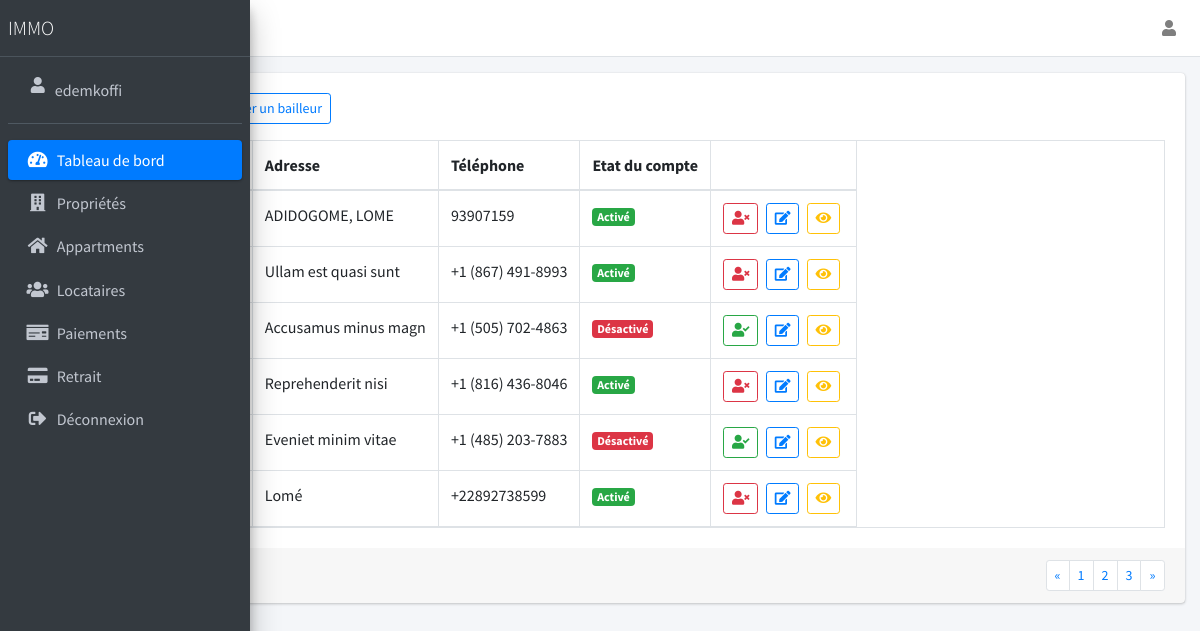
/landlords/list (signed in), run on the app's committed database.
### manager/models.py (models this page shows)
class ImmoUser(models.Model):
    user = models.OneToOneField(User, on_delete=models.CASCADE)
    phone_number = models.CharField(max_length=200)
    address = models.CharField(max_length=200)
    date_create = models.DateTimeField(auto_now_add=True, null=True)
    id_file_path = models.FileField(upload_to="document")
    role = models.ForeignKey(
        ImmoRole, on_delete=models.SET_NULL, null=True, blank=True)
    def __str__(self):
        return self.user.first_name +  ' ' + self.user.last_name

### manager/views.py (the view)
# urls.py: path('landlords/list', views.getLandlords, name="landlordList"),
@login_required(login_url='/login')
def getLandlords(request):
    immo_role = ImmoRole.objects.get(slug='landlord')
    landlords = ImmoUser.objects.select_related('user').filter(role=immo_role)
    context = {
        'landlords' : landlords
    }
    return render(request, 'components/landlord/list.html', context)

### manager/templates/components/landlord/list.html (shortened to what this page needs)
{% extends 'app.html' %}
{% load static %}
{% block content %}
<section class="content">
    <div class="container-fluid">
        <div class="row">
            <div class="col-md-12 mt-3">
                <div class="card">
                    <div class="card-body overflow-auto">
                        <a onclick="history.back()" class="btn btn-outline-danger btn-sm mb-3">
                        </a>
                        <a href="{% url 'landlordCreate' %}" class="btn btn-outline-primary btn-sm mb-3">
                            Ajouter un bailleur
                        </a>
                        <table class="table table-bordered table-responsive">
                            <thead>
                                <tr>
                                    <th>Nom et Prénoms</th>
                                    <th>Adresse</th>
                                    <th>Téléphone</th>
                                    <th>Etat du compte</th>
                                    <th></th>
                                </tr>
                            </thead>
                            <tbody>
                                {% for landlord in landlords %}
                                <tr>
                                    <td>{{ landlord }}</td>
                                    <td>{{ landlord.address }}</td>
                                    <td>{{ landlord.phone_number }}</td>
                                    <td>
                                        {% if landlord.user.is_active %}
                                            <span class="badge bg-success">Activé</span>
                                        {% else %}
                                            <span class="badge bg-danger">Désactivé</span>
                                        {% endif %}
                                    </td>
                                    <td>
                                        {% if landlord.user.is_active %}
                                            <a href="{% url 'landlordActivate' pk=landlord.user.id is_active='False' %}" class="btn btn-outline-danger btn-sm mr-1">
                                                <i class="fas fa-user-times"></i>
                                            </a>
                                        {% else %}
                                            <a href="{% url 'landlordActivate' pk=landlord.user.id is_active='True' %}" class="btn btn-outline-success btn-sm mr-1">
                                                <i class="fas fa-user-check"></i>
                                            </a>
                                        {% endif %}
                                        <a href="{% url 'landlordEdit' pk=landlord.id %}" class="btn btn-outline-primary btn-sm mr-1">
                                            <i class="fas fa-edit"></i>
                                        </a>
                                        <a href="{% url 'landlordDetail' pk=landlord.id %}" class="btn btn-outline-warning btn-sm mr-1">
                                            <i class="fas fa-eye"></i>
                                        </a>
                                    </td>
                                </tr>
                                {% endfor %}
                            </tbody>
                        </table>
                    </div>
                    <div class="card-footer clearfix">
                        <ul class="pagination pagination-sm m-0 float-right">
                            <li class="page-item"><a class="page-link" href="#">&laquo;</a></li>
                            <li class="page-item"><a class="page-link" href="#">1</a></li>
                            <li class="page-item"><a class="page-link" href="#">2</a></li>
                            <li class="page-item"><a class="page-link" href="#">3</a></li>
                            <li class="page-item"><a class="page-link" href="#">&raquo;</a></li>
                        </ul>
                    </div>
                </div>
            </div>
        </div>
    </div>
</section>
{% endblock %}

### manager/templates/partials/aside.html (shortened to what this page needs)
{% load static %}
<aside class="main-sidebar sidebar-dark-primary elevation-4">
    <a href="{% url 'home' %}" class="brand-link">
        <span class="brand-text font-weight-light">IMMO</span>
    </a>
    <div class="sidebar">
        <div class="user-panel mt-3 pb-3 mb-3 d-flex">
            <div class="image">
                <i class="fas fa-user" style="color:#c2c7d0 !important; margin-left:10px !important;"></i>
            </div>
            <div class="info">
              <a href="#" class="d-block" style="color:#c2c7d0 !important; text-align:center;">{{user.username}}</a>
            </div>
        </div>
        <nav class="mt-2">
            <ul class="nav nav-pills nav-sidebar flex-column" data-widget="treeview" role="menu" data-accordion="false">
                <li class="nav-item menu-open">
                    <a href="{% url 'home' %}" class="nav-link active">
                        <i class="nav-icon fas fa-tachometer-alt"></i>
                        <p>
                            Tableau de bord
                        </p>
                    </a>
                </li>
                {% if request.user.immouser.role.id != 2 or  user.is_staff %}
                    <li class="nav-item">
                        <a href="{% url 'buildingList' %}" class="nav-link">
                        <i class="nav-icon fas fa-building"></i>
                        <p>
                            Propriétés
                        </p>
                        </a>
                    </li>
                    <li class="nav-item">
                        <a href="{% url 'appartmentList' %}" class="nav-link">
                        <i class="nav-icon fas fa-home"></i>
                        <p>
                            Appartments
                        </p>
                        </a>
                    </li>
                    <li class="nav-item">
                        <a href="{% url 'tenantList' %}" class="nav-link  ">
                        <i class="nav-icon fas fa-users"></i>
                        <p>
                            Locataires
                        </p>
                        </a>
                    </li>
                    <li class="nav-item">
                        <a href="{% url 'paymentList' %}" class="nav-link">
                            <i class="nav-icon fas fa-money-check"></i>
                            <p>
                                Paiements
                            </p>
                        </a>
                    </li>
                    {% if request.user.immouser.role.id == 1%}
                        <li class="nav-item">
                            <a href="{% url 'retraiListConn' %}" class="nav-link  ">
                            <i class="nav-icon fas fa-credit-card"></i>
                            <p>
                                Retrait
                            </p>
                            </a>
                        </li>
                    {% endif %}
                {% endif %}
                <li class="nav-item">
                    <a href="{% url 'logout' %}" class="nav-link">
                    <i class="nav-icon fas fa-sign-out-alt"></i>
                    <p>
                        Déconnexion
                    </p>
                    </a>
                </li>
            </ul>
        </nav>
    </div>
</aside>

### data on the page
ImmoUser: address "ADIDOGOME, LOME", phone_number "93907159", shows "Activé"
ImmoUser: address "Ullam est quasi sunt", phone_number "+1 (867) 491-8993", shows "Activé"
ImmoUser: address "Accusamus minus magn", phone_number "+1 (505) 702-4863", shows "Désactivé"
ImmoUser: address "Reprehenderit nisi", phone_number "+1 (816) 436-8046", shows "Activé"
ImmoUser: address "Eveniet minim vitae", phone_number "+1 (485) 203-7883", shows "Désactivé"
ImmoUser: address "Lomé", phone_number "+22892738599", shows "Activé"

### other printed values
{{ user.username }} "edemkoffi"
